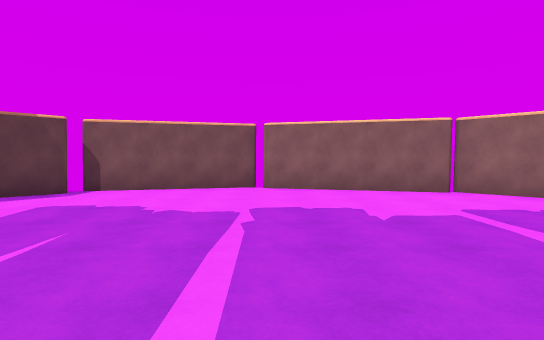
View 1 (above)

12 first-person views from a walk through a 3-D level made in the Unity game engine. The camera is 1.4 m above the floor, tilts 2° down and sees 80° across. The floor is counted in squares, 2 m on a side. Each view is taken from the middle of a square. On the plan, view 1 faces up. The plan holds only what a view shows up to about 10 squares ahead; the rest is blank. The place goes on beyond the plan. Some surface patterns are stand-ins.

View 2
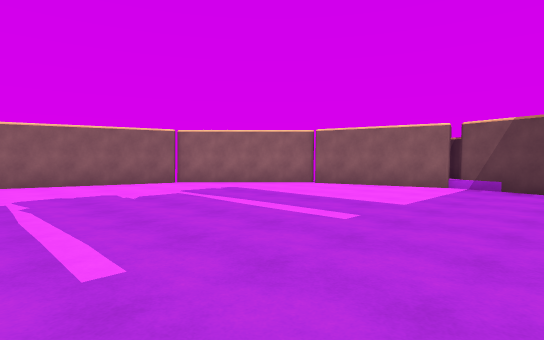

View 3
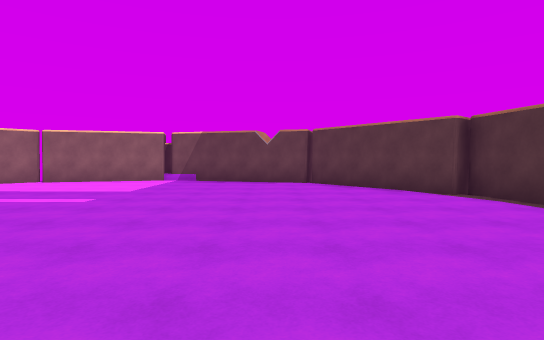

View 4
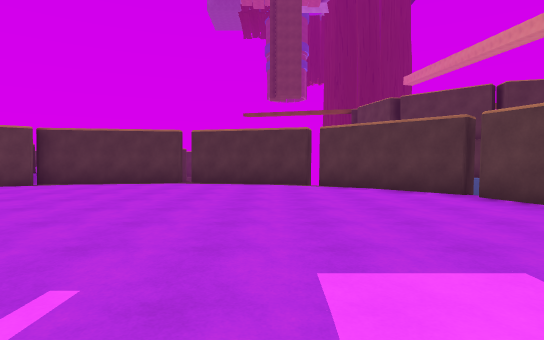

View 5
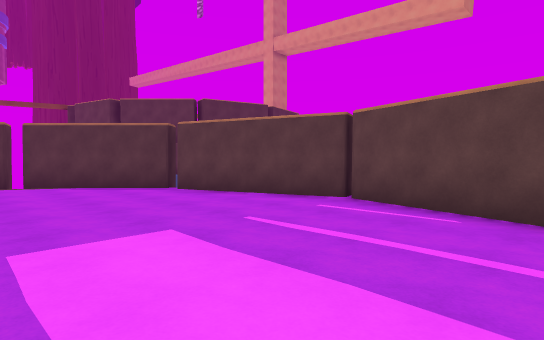

View 6
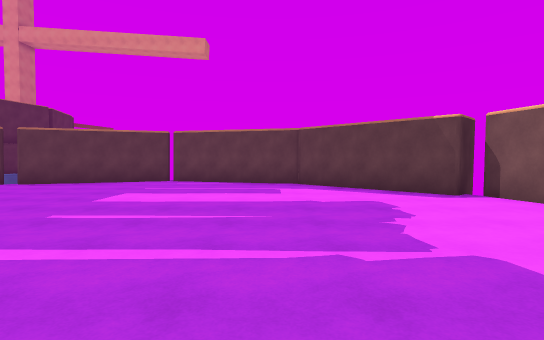

View 7
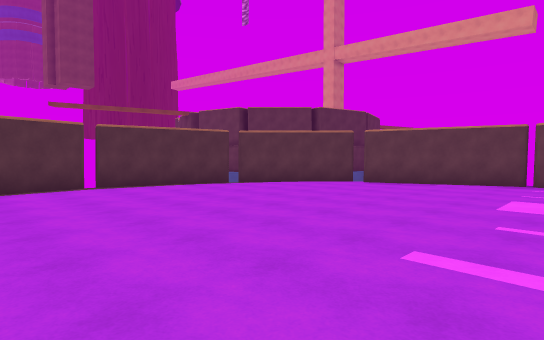

View 8
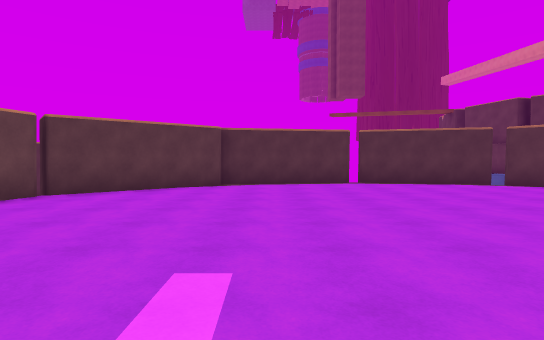

View 9
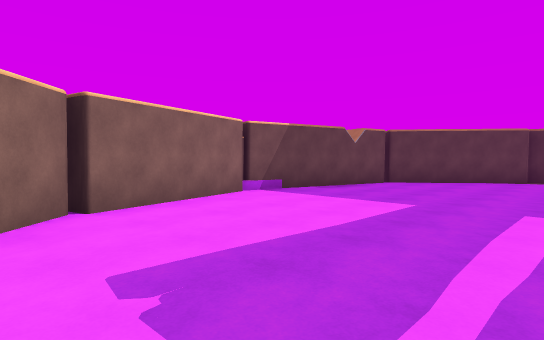

View 10
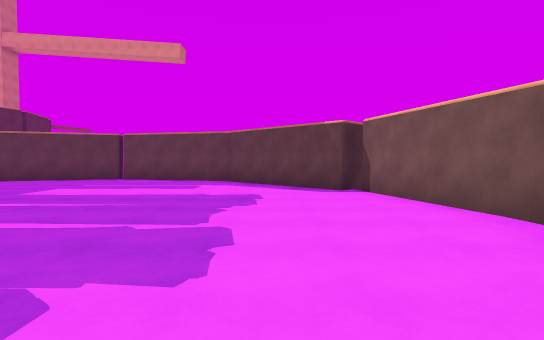

View 11
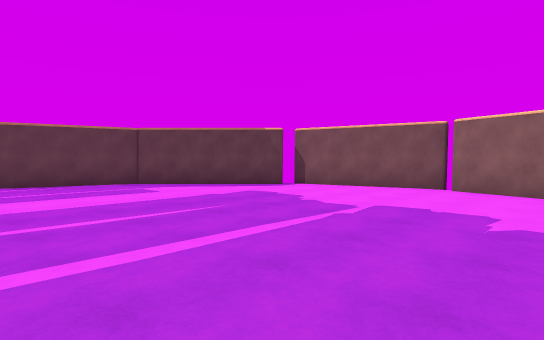

View 12
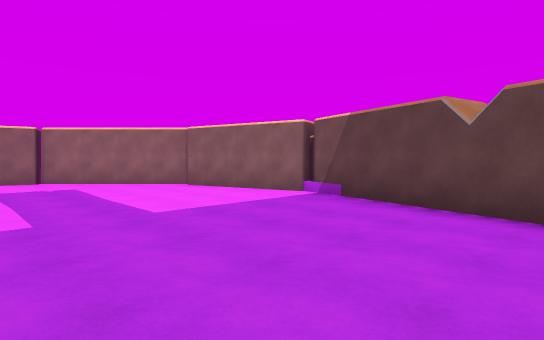

### Floor plan
Points are (right, up) in squares from view 1. A wall is a line through its corners. A room is listed if a view was taken in it or the views show most of it. See-through windows are left out.
Room 1 (views 1, 2, 3, 4, 5, 6, 7, 8, 9, 10, 11, 12)
walls: (3.3, -6.6) (6.3, -4.1); (6.3, -4) (7.5, 0.2) (6.5, 3.8); (-0.4, -7.6) (3.4, -6.9); (3.7, 6.7) (-0.2, 7.7); (6.6, 3.9) (3.8, 6.8); (-4.1, 6.5) (-7.1, 3.6) (-8.1, -0.2) (-6.7, -3.9); (-4, -6.8) (-0.6, -7.7); (-6.7, -4.2) (-4.2, -6.7); (-0.4, 7.9) (-4.1, 6.9); (7.1, -4.2) (6.2, -4)
ways out: gap at (0, 8)

Where each view was taken, in squares from view 1:
view 1: 0 up, 0 right, facing up
view 2: 2 down, 1 left, facing up-right
view 3: 3 down, 3 left, facing right
view 4: 2 up, 3 left, facing down
view 5: 3 up, 3 left, facing down-left
view 6: 3 up, 2 right, facing left
view 7: 1 up, 2 right, facing down-left
view 8: 2 up, 2 right, facing down
view 9: 5 up, 2 right, facing down-right
view 10: 5 up, 3 right, facing left
view 11: 0 up, 2 right, facing up-left
view 12: 4 down, 2 right, facing up-right
